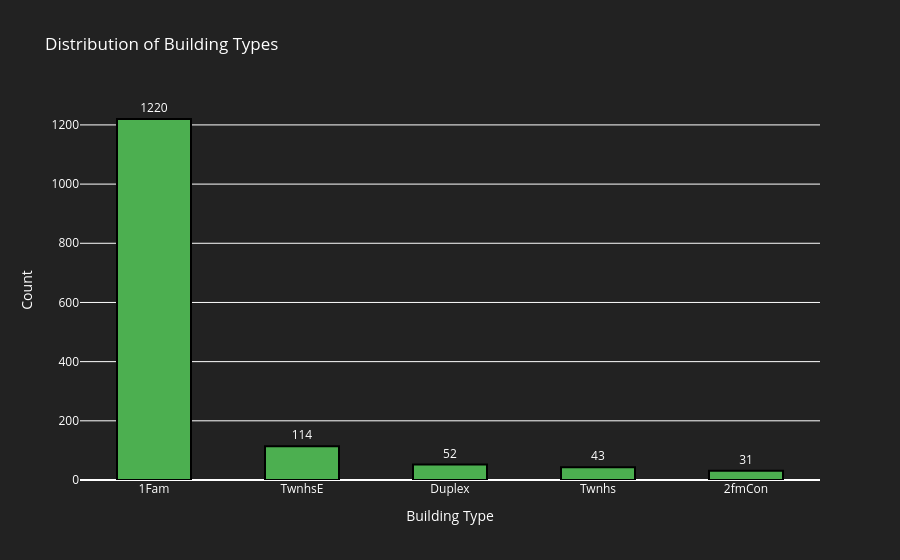
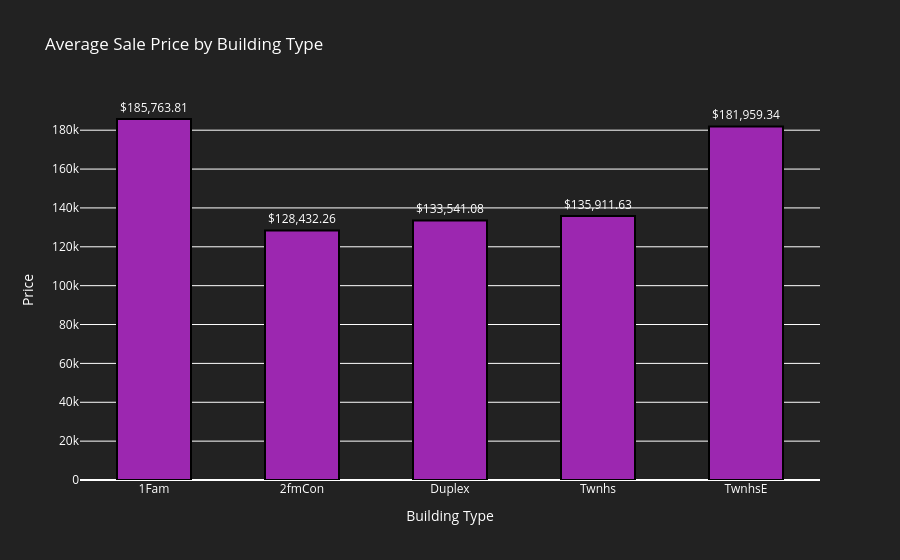

Notebook code cell kept with these figures, in order:
### Markdown cell above
### General questions about data
1. Distribution of dwelling types and their relation to sale prices?
2. Does zoning impact sale price?
3. Does street and alley access types effect on sale price?
4. What is the Average sale price by property shape?
5. Is there a Correlation between Property Age and Sale Price
6. Is there a Correlation between Living Area and Sale Price
7. Does price change year to year?

### Code cell
# Distribution of dwelling types and their relation to sales prices
dwelling_types = df['BldgType'].value_counts()
dwelling_prices = df.groupby('BldgType')['SalePrice'].mean()

# Format labels for the second graphs
formatted_dwelling_prices = ['$' + f'{value:,.2f}' for value in dwelling_prices.values]

# create bar charts
fig1 = go.Figure(data=[go.Bar(
    x=dwelling_types.index,
    y=dwelling_types.values,
    marker_color='rgb(76, 175, 80)',
    text=dwelling_types.values,
    textposition='outside',
    width=0.5,
    marker=dict(line=dict(width=2, color='rgba(0,0,0,1)'), opacity=1)
)])

fig1.update_layout(
    title='Distribution of Building Types',
    xaxis_title='Building Type',
    yaxis_title='Count',
    plot_bgcolor='rgba(34, 34, 34, 1)',
    paper_bgcolor='rgba(34, 34, 34, 1)',
    font=dict(color='white')
)

fig2 = go.Figure(data=[go.Bar(
    x=dwelling_prices.index,
    y=dwelling_prices.values,
    marker_color='rgb(156, 39, 176)',
    text=formatted_dwelling_prices,
    textposition='outside',
    width=0.5,
    marker=dict(line=dict(width=2, color='rgba(0, 0, 0, 1)'), opacity=1)
)])

fig2.update_layout(
    title='Average Sale Price by Building Type',
    xaxis_title='Building Type',
    yaxis_title='Price',
    plot_bgcolor='rgba(34, 34, 34, 1)',
    paper_bgcolor='rgba(34, 34, 34, 1)',
    font=dict(color='white')
)

# Show the figures
fig1.show()
fig2.show()

### Figure 1 — Plotly figure (JSON) as saved in the notebook; plotly's stock layout.template omitted (floating-point values rounded to 4 significant figures)
{"data": [{"marker": {"color": "rgb(76, 175, 80)", "line": {"color": "rgba(0,0,0,1)", "width": 2}, "opacity": 1}, "text": [1220.0, 114.0, 52.0, 43.0, 31.0], "textposition": "outside", "type": "bar", "width": 0.5, "x": ["1Fam", "TwnhsE", "Duplex", "Twnhs", "2fmCon"], "y": [1220, 114, 52, 43, 31]}], "layout": {"font": {"color": "white"}, "paper_bgcolor": "rgba(34, 34, 34, 1)", "plot_bgcolor": "rgba(34, 34, 34, 1)", "title": {"text": "Distribution of Building Types"}, "xaxis": {"title": {"text": "Building Type"}}, "yaxis": {"title": {"text": "Count"}}}}

### Figure 2 — Plotly figure (JSON) as saved in the notebook; plotly's stock layout.template omitted (floating-point values rounded to 4 significant figures)
{"data": [{"marker": {"color": "rgb(156, 39, 176)", "line": {"color": "rgba(0, 0, 0, 1)", "width": 2}, "opacity": 1}, "text": ["$185,763.81", "$128,432.26", "$133,541.08", "$135,911.63", "$181,959.34"], "textposition": "outside", "type": "bar", "width": 0.5, "x": ["1Fam", "2fmCon", "Duplex", "Twnhs", "TwnhsE"], "y": [185800.0, 128400.0, 133500.0, 135900.0, 182000.0]}], "layout": {"font": {"color": "white"}, "paper_bgcolor": "rgba(34, 34, 34, 1)", "plot_bgcolor": "rgba(34, 34, 34, 1)", "title": {"text": "Average Sale Price by Building Type"}, "xaxis": {"title": {"text": "Building Type"}}, "yaxis": {"title": {"text": "Price"}}}}
